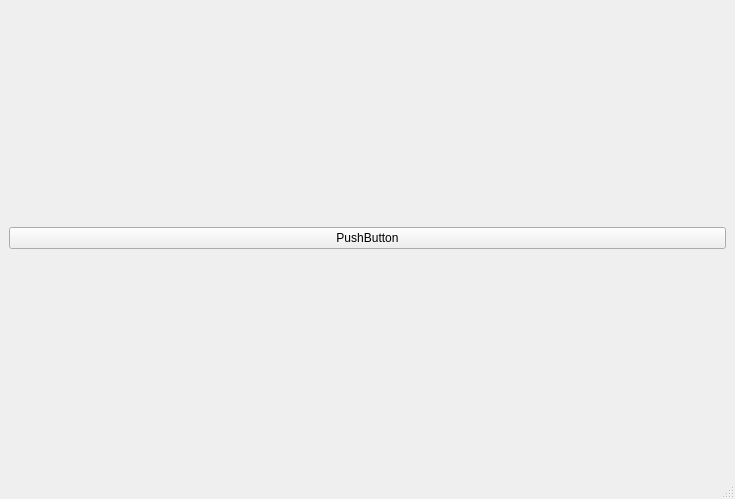
<?xml version="1.0" encoding="UTF-8"?>
<ui version="4.0">
 <class>MainWindow</class>
 <widget class="QMainWindow" name="MainWindow">
  <property name="geometry">
   <rect>
    <x>0</x>
    <y>0</y>
    <width>735</width>
    <height>499</height>
   </rect>
  </property>
  <property name="windowTitle">
   <string>MainWindow</string>
  </property>
  <widget class="QWidget" name="centralwidget">
   <layout class="QGridLayout" name="gridLayout_2">
    <item row="0" column="0">
     <layout class="QGridLayout" name="gridLayout">
      <item row="0" column="0">
       <widget class="QPushButton" name="pushButton">
        <property name="text">
         <string>PushButton</string>
        </property>
       </widget>
      </item>
     </layout>
    </item>
   </layout>
  </widget>
  <widget class="QMenuBar" name="menubar">
   <property name="geometry">
    <rect>
     <x>0</x>
     <y>0</y>
     <width>735</width>
     <height>21</height>
    </rect>
   </property>
  </widget>
  <widget class="QStatusBar" name="statusbar"/>
 </widget>
 <resources/>
 <connections/>
</ui>
